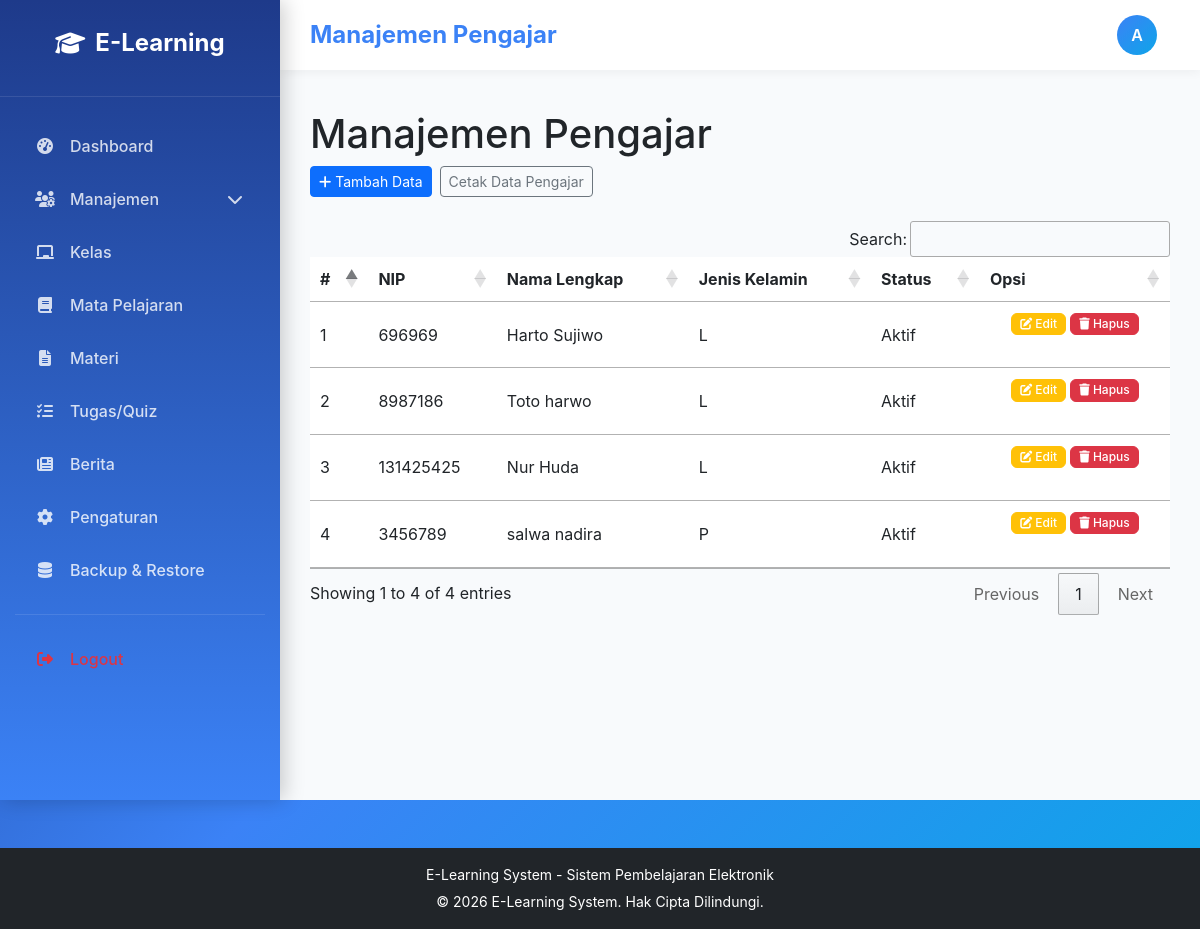
The app's page /admin/dashboard_new.php?page=pengajar (signed in) with its own data.
### tables this page shows
CREATE TABLE `tb_pengajar` (
  `id_pengajar` int NOT NULL AUTO_INCREMENT,
  `nip` varchar(20) NOT NULL,
  `nama_lengkap` varchar(50) NOT NULL,
  `tempat_lahir` varchar(20) NOT NULL,
  `tgl_lahir` date NOT NULL,
  `jenis_kelamin` enum('L','P') NOT NULL,
  `agama` varchar(20) NOT NULL,
  `no_telp` varchar(15) NOT NULL,
  `email` varchar(100) NOT NULL,
  `alamat` mediumtext NOT NULL,
  `jabatan` varchar(20) NOT NULL,
  `foto` varchar(100) NOT NULL,
  `web` varchar(60) NOT NULL,
  `username` varchar(40) NOT NULL,
  `password` varchar(40) NOT NULL,
  `pass` varchar(40) NOT NULL,
  `status` enum('aktif','tidak aktif') NOT NULL,
  PRIMARY KEY (`id_pengajar`)
);

### admin/inc/pengajar_modal.php (the view, shortened to what the rows shown need)
<?php
if(@$_SESSION['admin']) { ?>
<div class="row">
    <div class="col-md-12">
        <h1 class="page-header">Manajemen Pengajar</h1>
    </div>
</div>
<div class="row">
    <div class="col-md-12">
        <div class="panel panel-default">
            <div class="panel-body">
                <div class="table-responsive">
                    <table class="table table-hover align-middle" id="datapengajar" data-export="true">
                        <thead>
                            <tr>
                                <th>#</th>
                                <th>NIP</th>
                                <th>Nama Lengkap</th>
                                <th>Jenis Kelamin</th>
                                <th>Status</th>
                                <th>Opsi</th>
                            </tr>
                        </thead>
                        <tbody>
                        <?php
                        $no = 1;
                        $sql_pengajar = mysqli_query($db, "SELECT * FROM tb_pengajar") or die ($db->error);
                        if(mysqli_num_rows($sql_pengajar) > 0) {
	                        while($data_pengajar = mysqli_fetch_array($sql_pengajar)) {
	                        ?>
	                            <tr>
	                                <td><?php echo $no++; ?></td>
	                                <td><?php echo $data_pengajar['nip']; ?></td>
	                                <td><?php echo $data_pengajar['nama_lengkap']; ?></td>
	                                <td><?php echo $data_pengajar['jenis_kelamin']; ?></td>
	                                <td><?php echo ucfirst($data_pengajar['status']); ?></td>
	                                <td align="center" width="170px">
	                                    <button class="badge btn btn btn-warning btn-xs" onclick="openModal('edit', '<?php echo $data_pengajar['id_pengajar']; ?>')">
	                                        <i class="fas fa-edit"></i> Edit
	                                    </button>
	                                    <button class="badge btn btn btn-danger btn-xs" onclick="confirmDelete('Yakin akan menghapus data?', '?page=pengajar&action=hapus&id=<?php echo $data_pengajar['id_pengajar']; ?>')">
	                                        <i class="fas fa-trash"></i> Hapus
	                                    </button>
	                                    <a href="?page=pengajar&action=detail&id=<?php echo $data_pengajar['id_pengajar']; ?>" class="badge">Detail</a>
	                                </td>
	                            </tr>
	                        <?php
		                    }
		                } else {
		                	?>
							<tr>
                                <td colspan="6" align="center">Data tidak ditemukan</td>
							</tr>
		                	<?php
		                }
	                    ?>
                        </tbody>
                    </table>
                </div>
            </div>
        </div>
    </div>
</div>
<?php
} else if(@$_GET['action'] == 'detail') {
    $id = @$_GET['id'];
    $sql_per_id = mysqli_query($db, "SELECT * FROM tb_pengajar WHERE id_pengajar = '$id'") or die ($db->error);
    $data = mysqli_fetch_array($sql_per_id);
    ?>
    <div class="row">
        <div class="col-md-12">
            <div class="panel panel-default">
                <div class="panel-heading">Detail Data Pengajar &nbsp; <a href="?page=pengajar" class="btn btn btn-warning btn-sm">Kembali</a></div>
                <div class="panel-body">
                	<div class="table-responsive">
                        <table width="100%">
                        	<tr>
                        		<td align="right" width="46%"><b>NIP</b></td>
                        		<td align="center">:</td>
                        		<td width="46%"><?php echo $data['nip']; ?></td>
                        	</tr>
                        	<tr>
                        		<td align="right"><b>Nama Lengkap</b></td>
                        		<td align="center">:</td>
                        		<td><?php echo $data['nama_lengkap']; ?></td>
                        	</tr>
                        	<tr>
                        		<td align="right"><b>Tempat Tanggal Lahir</b></td>
                        		<td align="center">:</td>
                        		<td><?php echo $data['tempat_lahir'].", ".tgl_indo($data['tgl_lahir']); ?></td>
                        	</tr>
                        	<tr>
                        		<td align="right"><b>Jenis Kelamin</b></td>
                        		<td align="center">:</td>
                        		<td><?php if($data['jenis_kelamin'] == 'L') { echo "Laki-laki"; } else { echo "Perempuan"; } ?></td>
                        	</tr>
                        	<tr>
                        		<td align="right"><b>Agama</b></td>
                        		<td align="center">:</td>
                        		<td><?php echo $data['agama']; ?></td>
                        	</tr>
                        	<tr>
                        		<td align="right"><b>Nomor Telepon</b></td>
                        		<td align="center">:</td>
                        		<td><?php echo $data['no_telp']; ?></td>
                        	</tr>
                        	<tr>
                        		<td align="right"><b>Email</b></td>
                        		<td align="center">:</td>
                        		<td><?php echo $data['email']; ?></td>
                        	</tr>
                        	<tr>
                        		<td align="right"><b>Alamat</b></td>
                        		<td align="center">:</td>
                        		<td><?php echo $data['alamat']; ?></td>
                        	</tr>
                        	<tr>
                        		<td align="right"><b>Jabatan</b></td>
                        		<td align="center">:</td>
                        		<td><?php echo $data['jabatan']; ?></td>
                        	</tr>
                        	<tr>
                        		<td align="right" valign="top"><b>Foto</b></td>
                        		<td align="center" valign="top">:</td>
                        		<td>
                        			<div style="padding:10px 0;"><img width="250px" src="../admin/img/foto_pengajar/<?php echo $data['foto']; ?>" /></div>
                        		</td>
                        	</tr>
                        	<tr>
                        		<td align="right"><b>Website</b></td>
                        		<td align="center">:</td>
                        		<td><?php echo $data['web']; ?></td>
                        	</tr>
                        	<tr>
                        		<td align="right"><b>Username</b></td>
                        		<td align="center">:</td>
                        		<td><?php echo $data['username']; ?></td>
                        	</tr>
                        	<tr>
                        		<td align="right"><b>Password</b></td>
                        		<td align="center">:</td>
                        		<td><?php echo $data['pass']; ?></td>
                        	</tr>
                        	<tr>
                        		<td align="right"><b>Status</b></td>
                        		<td align="center">:</td>
                        		<td><?php echo ucfirst($data['status']); ?></td>
                        	</tr>
                        </table>
                    </div>
                </div>
		    </div>
		</div>
	</div>
    <?php
} else if(@$_GET['action'] == 'hapus') {
    $id = @$_GET['id'];
    mysqli_query($db, "DELETE FROM tb_pengajar WHERE id_pengajar = '$id'") or die ($db->error);
    echo '<script>autoSuccess("Data berhasil dihapus!"); setTimeout(function(){ window.location="?page=pengajar"; }, 1500);</script>';
} ?>

### admin/dashboard_new.php (shortened to what the rows shown need)
<?php
include "koneksi.php";
if(@$_SESSION['admin']) {
    $sesi_id = @$_SESSION['admin'];
    $sql_terlogin = mysqli_query($db, "SELECT * FROM tb_admin WHERE id_admin = '$sesi_id'") or die ($db->error);
} else if(@$_SESSION['pengajar']) {
    $sesi_id = @$_SESSION['pengajar'];
    $level = "pengajar";
    $sql_terlogin = mysqli_query($db, "SELECT * FROM tb_pengajar WHERE id_pengajar = '$sesi_id'") or die ($db->error);
} else {
    echo "<script>window.location='index.php';</script>";
}
$data_terlogin = mysqli_fetch_array($sql_terlogin);
?>
<!DOCTYPE html>
<html lang="id">
<head>
    <link href="https://cdn.jsdelivr.net/npm/bootstrap@5.3.0/dist/css/bootstrap.min.css" rel="stylesheet">
    <link href="https://cdnjs.cloudflare.com/ajax/libs/font-awesome/6.4.0/css/all.min.css" rel="stylesheet">
    <link href="https://cdn.jsdelivr.net/npm/sweetalert2@11/dist/sweetalert2.min.css" rel="stylesheet">
    <link rel="stylesheet" type="text/css" href="https://cdn.datatables.net/1.13.7/css/jquery.dataTables.css">
    <link rel="stylesheet" type="text/css" href="https://cdn.datatables.net/buttons/2.4.2/css/buttons.dataTables.min.css">
</head>
<body>
    <main class="main-content">
        <nav class="modern-navbar">
            <div class="navbar-user">
                <div class="dropdown">
                    <button class="btn btn-link text-decoration-none" type="button" id="userDropdownBtn" data-bs-toggle="dropdown" aria-expanded="false">
                        <div class="user-avatar">
                            <?php echo strtoupper(substr($data_terlogin['username'], 0, 1)); ?>
                        </div>
                    </button>
                </div>
            </div>
        </nav>
        <div class="content-area">
            <?php
            if(@$_GET['page'] == '') {
                include "inc/dashboard.php";
            } else if(@$_GET['page'] == 'pengajar') {
                include "inc/pengajar_modal.php";
            } else if(@$_GET['page'] == 'siswaregistrasi') {
                include "inc/siswaregistrasi.php";
            } else if(@$_GET['page'] == 'siswa') {
                include "inc/siswa_modal.php";
            } else if(@$_GET['page'] == 'kelas') {
                include "inc/kelas_modal.php";
            } else if(@$_GET['page'] == 'mapel') {
                include "inc/mapel_modal.php";
            } else if(@$_GET['page'] == 'quiz') {
                if(@$_GET['action'] == 'buatsoal') {
                    include "inc/buat_soal.php";
                } else if(@$_GET['action'] == 'daftarsoal') {
                    include "inc/daftar_soal.php";
                } else if(@$_GET['action'] == 'lihatsoal') {
                    include "inc/lihat_soal.php";
                } else if(@$_GET['action'] == 'tambahpilgan') {
                    include "inc/tambah_pilgan.php";
                } else if(@$_GET['action'] == 'tambahessay') {
                    include "inc/tambah_essay.php";
                } else if(@$_GET['action'] == 'pesertakoreksi') {
                    include "inc/peserta_koreksi.php";
                } else if(@$_GET['action'] == 'koreksi') {
                    include "inc/koreksi.php";
                } else {
                    include "inc/quiz_modal.php";
                }
            } else if(@$_GET['page'] == 'materi') {
                include "inc/materi_modal.php";
            } else if(@$_GET['page'] == 'berita') {
                include "inc/berita_modal.php";
            } else if(@$_GET['page'] == 'pengaturan') {
                include "inc/pengaturan_sweet.php";
            } else if(@$_GET['page'] == 'backup') {
                include "inc/backup_restore.php";
            } else {
                echo '<div class="alert alert-danger"><i class="fas fa-exclamation-triangle"></i> Halaman tidak ditemukan!</div>';
            }
            ?>
        </div>
    </main>
</body>
</html>

### records on screen
tb_pengajar: nip "696969", nama_lengkap "Harto Sujiwo", jenis_kelamin "L", status "Aktif"
tb_pengajar: nip "8987186", nama_lengkap "Toto harwo", jenis_kelamin "L", status "Aktif"
tb_pengajar: nip "131425425", nama_lengkap "Nur Huda", jenis_kelamin "L", status "Aktif"
tb_pengajar: nip "3456789", nama_lengkap "salwa nadira", jenis_kelamin "P", status "Aktif"

### other values on screen
$page_title "Manajemen Pengajar"
substr($data_terlogin['username'], 0, 1) "A"
